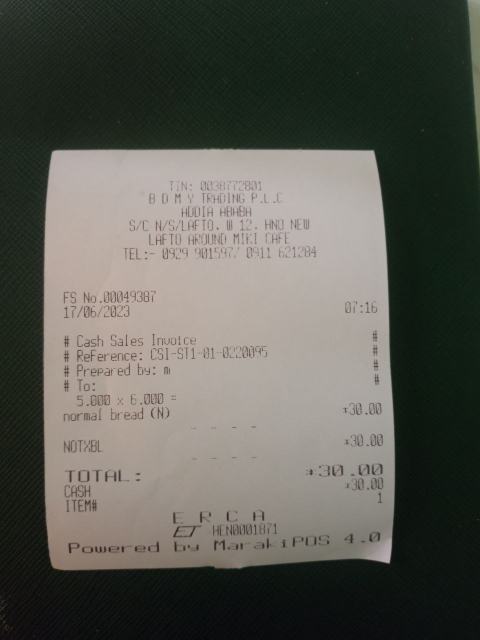
#> input picture bill9.jpg, 960 x 1280 px, found by its file name (shown at 1/2 size)
$ jupyter execute --allow-errors recipit4.ipynb   (older library calls are emulated)
#> lines starting #> are read from the running program, lines starting #| are printed output that depends on the picture; after the words box and inside, x2 and y2 are one past the last pixel; in counts of white or black regions, pixels touching at a corner belong together
[cell 1]
import re
import cv2
import pytesseract
import numpy as np
import matplotlib.pyplot as plt

from skimage.filters import threshold_local
from PIL import Image
from pytesseract import Output
from prettytable import PrettyTable

[cell 2]
#Initialise Methods

#Resize image
def opencv_resize(image, ratio):
    width = int(image.shape[1] * ratio)
    height = int(image.shape[0] * ratio)
    dim = (width, height)
    return cv2.resize(image, dim, interpolation = cv2.INTER_AREA)

#Display grey scale image
def plot_gray(image):
    plt.figure(figsize=(16,10))
    return plt.imshow(image, cmap='Greys_r')
#Display RGB colour image
def plot_rgb(image):
    plt.figure(figsize=(16,10))
    return plt.imshow(cv2.cvtColor(image, cv2.COLOR_BGR2RGB))

#We will use approxPolyDP for approximating more primitive contour shape consisting of as few points as possible
#Approximate the contour by a more primitive polygon shape
def approximate_contour(contour):
    peri = cv2.arcLength(contour, True)
    return cv2.approxPolyDP(contour, 0.032 * peri, True)

#Find 4 points of receipt
def get_receipt_contour(contours):
    # loop over the contours
    for c in contours:
        approx = approximate_contour(c)
        # if our approximated contour has four points, we can assume it is receipt's rectangle
        if len(approx) == 4:
            return approx
#Convert 4 points into lines / rect
def contour_to_rect(contour):
    pts = contour.reshape(4, 2)
    rect = np.zeros((4, 2), dtype = "float32")
    # top-left point has the smallest sum
    # bottom-right has the largest sum
    s = pts.sum(axis = 1)
    rect[0] = pts[np.argmin(s)]
    rect[2] = pts[np.argmax(s)]
    # compute the difference between the points:
    # the top-right will have the minumum difference
    # the bottom-left will have the maximum difference
    diff = np.diff(pts, axis = 1)
    rect[1] = pts[np.argmin(diff)]
    rect[3] = pts[np.argmax(diff)]
    return rect / resize_ratio
#Original receipt with wrapped perspective
def wrap_perspective(img, rect):
    # unpack rectangle points: top left, top right, bottom right, bottom left
    (tl, tr, br, bl) = rect
    # compute the width of the new image
    widthA = np.sqrt(((br[0] - bl[0]) ** 2) + ((br[1] - bl[1]) ** 2))
    widthB = np.sqrt(((tr[0] - tl[0]) ** 2) + ((tr[1] - tl[1]) ** 2))
    # compute the height of the new image
    heightA = np.sqrt(((tr[0] - br[0]) ** 2) + ((tr[1] - br[1]) ** 2))
    heightB = np.sqrt(((tl[0] - bl[0]) ** 2) + ((tl[1] - bl[1]) ** 2))
    # take the maximum of the width and height values to reach
    # our final dimensions
    maxWidth = max(int(widthA), int(widthB))
    maxHeight = max(int(heightA), int(heightB))
    # destination points which will be used to map the screen to a "scanned" view
    dst = np.array([
        [0, 0],
        [maxWidth - 1, 0],
        [maxWidth - 1, maxHeight - 1],
        [0, maxHeight - 1]], dtype = "float32")
    # calculate the perspective transform matrix
    M = cv2.getPerspectiveTransform(rect, dst)
    # warp the perspective to grab the screen
    return cv2.warpPerspective(img, M, (maxWidth, maxHeight))
#Threshold image
def bw_scanner(image):
    gray = cv2.cvtColor(image, cv2.COLOR_BGR2GRAY)
    T = threshold_local(gray, 21, offset = 5, method = "gaussian")
    return (gray > T).astype("uint8") * 255

def plot_gray(image):
    plt.figure(figsize=(16,10))
    return plt.imshow(image, cmap='Greys_r')

def plot_rgb(image):
    plt.figure(figsize=(16,10))
    return plt.imshow(cv2.cvtColor(image, cv2.COLOR_BGR2RGB))
def find_amounts(text):
    amounts = re.findall(r'\d+\.\d{2}\b', text)
    floats = [float(amount) for amount in amounts]
    unique = list(dict.fromkeys(floats))
    return unique

[cell 3]
# Sample file out of the dataset
#dummy 01 : image on white background
#dummy 02 : image on gradient backgound
#dummy 03 : random reciept
#dummy 04 : random reciept
#Hits 02 and 09
file_name = "C:\\Users\\Bekalu\\Desktop\\seleda\\bill9.jpg"

img = Image.open(file_name)
#> img is the input picture: PIL image 960x1280 RGB; mean R, G, B 90, 90.1, 82.8
img.thumbnail((800,800), Image.ANTIALIAS)
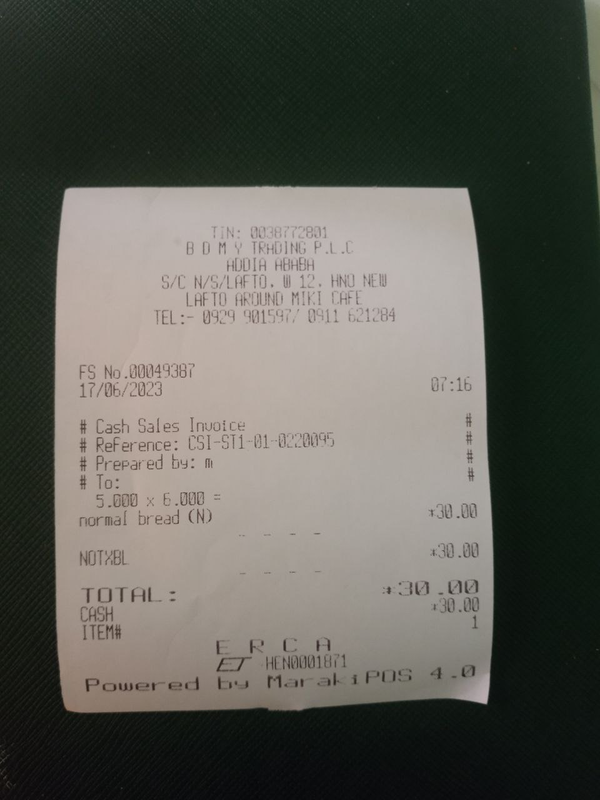
#> img: PIL image 600x800 RGB; mean R, G, B 90, 90.1, 82.8
img

[cell 4]
image = cv2.imread(file_name)

#Downscale image.
#Finding receipt contour is more efficient on a small image
resize_ratio = 500 / image.shape[0]
#> resize_ratio = 0.391
original = image.copy()
image = opencv_resize(image, resize_ratio)

[cell 5]
# Convert to grayscale for further processing
gray = cv2.cvtColor(image, cv2.COLOR_BGR2GRAY)
plot_gray(gray)

[cell 6]
blurred = cv2.GaussianBlur(gray, (5, 5), 0)
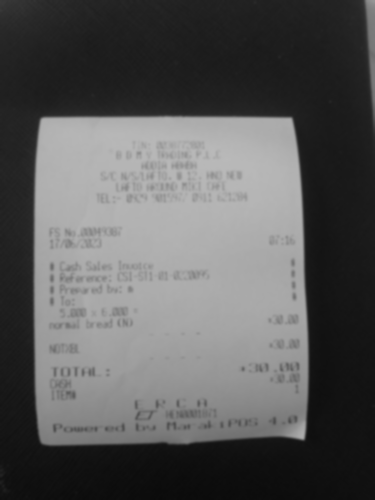
#> blurred: shape (500, 375); min 10, max 186, mean 89.2
plot_gray(blurred)

[cell 7]
# Detect white regions
rectKernel = cv2.getStructuringElement(cv2.MORPH_RECT, (9, 9))
dilated = cv2.dilate(blurred, rectKernel)
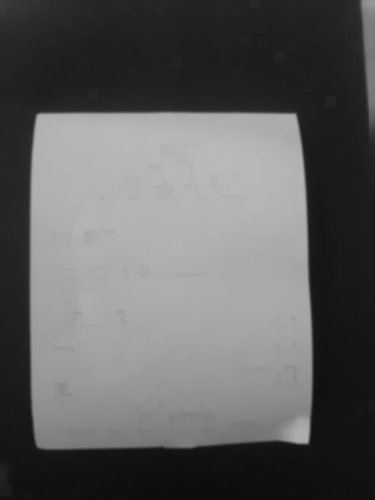
#> dilated: shape (500, 375); min 12, max 186, mean 95.7
plot_gray(dilated)

[cell 8]
edged = cv2.Canny(dilated, 50, 125, apertureSize=3)
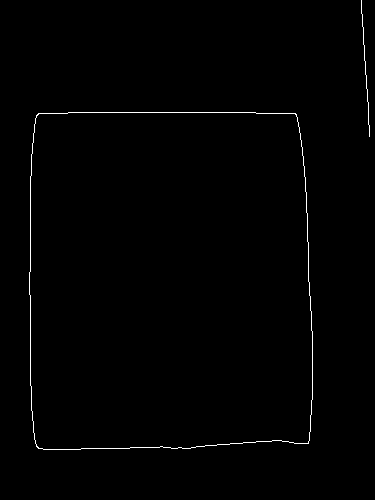
#> edged: shape (500, 375); 0.71% white in thin lines or dots, all inside (x1, y1, x2, y2) = (29, 0, 370, 450)
plot_gray(edged)

[cell 9]
contours, hierarchy = cv2.findContours(edged, cv2.RETR_TREE, cv2.CHAIN_APPROX_SIMPLE)
#> contours = 3 contours, 1 with area under 20; largest, box (x1, y1, x2, y2) and area: (29, 112, 313, 450) 92304, (29, 112, 313, 450) 92297
image_with_contours = cv2.drawContours(image.copy(), contours, -1, (0,255,0), 3)
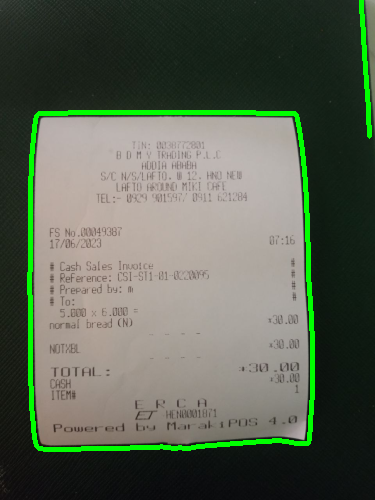
#> image_with_contours: shape (500, 375, 3); mean B, G, R 81.9, 97.9, 89.1
plot_rgb(image_with_contours)

[cell 10]
# Get 10 largest contours
largest_contours = sorted(contours, key = cv2.contourArea, reverse = True)[:1]
#> largest_contours = 1 contour; box (x1, y1, x2, y2) and area: (29, 112, 313, 450) 92304
image_with_largest_contours = cv2.drawContours(image.copy(), largest_contours, -1, (0,255,0), 3)
plot_rgb(image_with_largest_contours)
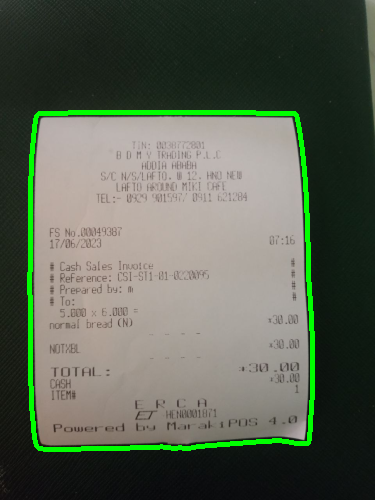
#> shown: shape (500, 375, 3); mean R, G, B 89.2, 97.1, 82
#> the loop in get_receipt_contour, `for c in contours:` made 1 pass
#> (peri in approximate_contour, approx) on pass 1: (1216.9, [[38, 113], [36, 446], [308, 443], [296, 114]])

[cell 11]
receipt_contour = get_receipt_contour(largest_contours)
#> receipt_contour = [[38, 113], [36, 446], [308, 443], [296, 114]]

[cell 12]
image_with_receipt_contour = cv2.drawContours(image.copy(), [receipt_contour], -1, (0, 255, 0), 2)
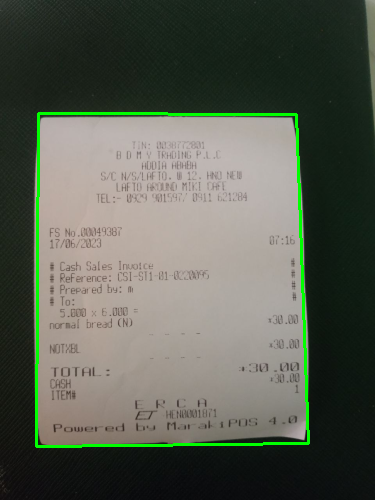
#> image_with_receipt_contour: shape (500, 375, 3); mean B, G, R 81.2, 93.2, 88.3
plot_rgb(image_with_receipt_contour)

[cell 13]
scanned = wrap_perspective(original.copy(), contour_to_rect(receipt_contour))
#> in contour_to_rect, `s = pts.sum(axis = 1)`: s = [151, 482, 751, 410]
#> in contour_to_rect, `diff = np.diff(pts, axis = 1)`: diff = [75, 410, 135, -182]
#> in wrap_perspective, `(tl, tr, br, bl) = rect`: tl = [97.28, 289.3]; tr = [757.8, 291.8]; br = [788.5, 1134.1]; bl = [92.16, 1141.8]
#> in wrap_perspective, `widthA = np.sqrt(((br[0] - bl[0]) ** 2) + ((br[1] - bl[1]) ** 2))`: widthA = 696.4
#> in wrap_perspective, `widthB = np.sqrt(((tr[0] - tl[0]) ** 2) + ((tr[1] - tl[1]) ** 2))`: widthB = 660.5
#> in wrap_perspective, `heightA = np.sqrt(((tr[0] - br[0]) ** 2) + ((tr[1] - br[1]) ** 2))`: heightA = 842.8
#> in wrap_perspective, `heightB = np.sqrt(((tl[0] - bl[0]) ** 2) + ((tl[1] - bl[1]) ** 2))`: heightB = 852.5
#> in wrap_perspective, `maxWidth = max(int(widthA), int(widthB))`: maxWidth = 696
#> in wrap_perspective, `maxHeight = max(int(heightA), int(heightB))`: maxHeight = 852
#> in wrap_perspective, `dst = np.array([ [0, 0], [maxWidth - 1, 0], [maxWidth - 1, maxHeight -..`: dst = [[0, 0], [695, 0], [695, 851], [0, 851]]
#> in wrap_perspective, `M = cv2.getPerspectiveTransform(rect, dst)`: M = [[1.06, 0.00635, -104.8], [-0.00415, 1.07, -309.4], [-1.8e-05, 6.53e-05, 1]]
#> in wrap_perspective, `return cv2.warpPerspective(img, M, (maxWidth, maxHeight))`:
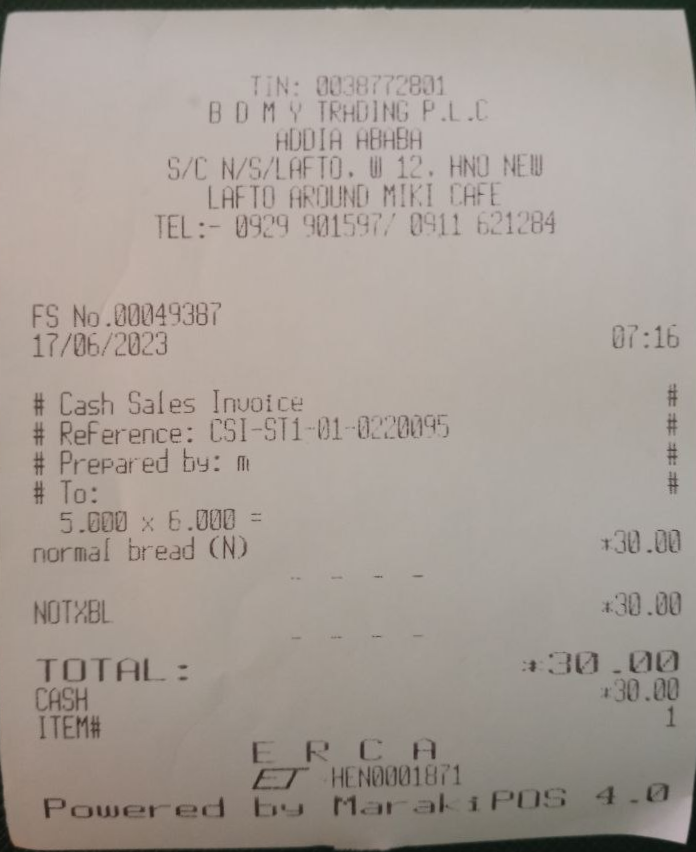
#> returned value: shape (852, 696, 3); mean of channels 0, 1, 2 149.3, 156.5, 165.5; drawn as B, G, R
plt.figure(figsize=(16,10))
plt.imshow(scanned)

[cell 14]
result = bw_scanner(scanned)
#> in bw_scanner, `T = threshold_local(gray, 21, offset = 5, method = "gaussian")`:
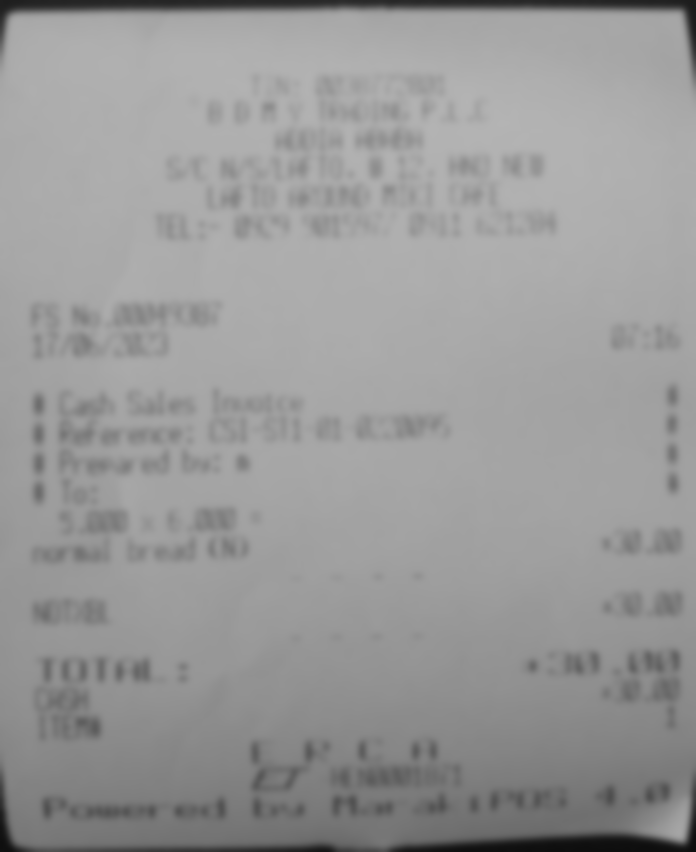
#> T: shape (852, 696) float64; min 13.29, max 180.3, mean 153.4
#> in bw_scanner, `return (gray > T).astype("uint8") * 255`:
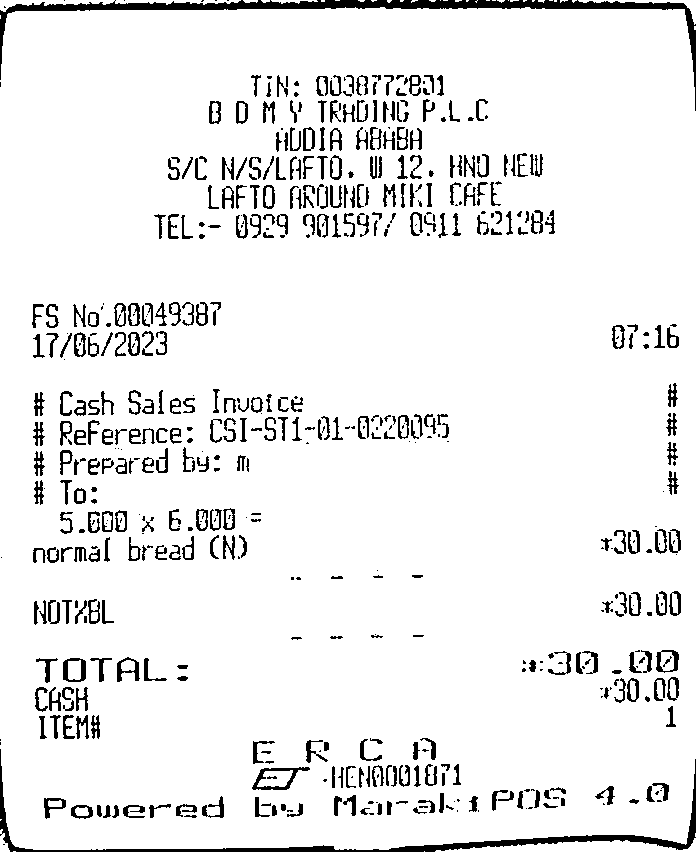
#> returned value: shape (852, 696); 92.9% white; 563 black regions (170 under 20 px), largest, box (x1, y1, x2, y2) and area: (0, 0, 696, 111) 5420, (0, 749, 696, 852) 3700, (252, 767, 310, 790) 400
plot_gray(result)

[cell 15]
file_name = "C:\\Users\\Bekalu\\Desktop\\seleda\\bill9.jpg"

img = Image.open(file_name)
img.thumbnail((800,800), Image.ANTIALIAS)
img

[cell 16]
#Save image locally
output = Image.fromarray(result)
output.save('result.png')

[cell 17]
img
file_name = "result.png"
image = cv2.imread(file_name, cv2.IMREAD_GRAYSCALE)
plot_gray(image)

#> (a cell that did not finish here is left out)

[cell 19]
custom_config = r'--oem 3 --psm 6'
#> (the rest of this cell did not finish here and is left out)

[cell 20]
#Lines to excluse on the receipt
exclusion_list = ["bank", "total", "promo", "vat", "change", "recyclable"]

#Words to ommit
remove_list = ["vit", "etc","NOTABL"]

[cell 21]
#Extract letters and numbers regex
regex_line = []
#> (the rest of this cell did not finish here and is left out)

[cell 22]
#Apply exclusion list
food_item = []
for eachLine in regex_line:
    found = False
    for exclude in exclusion_list:
        if exclude in eachLine.lower():
            found = True

    if found == False:
        food_item.append(eachLine)
print(food_item)

[cell 23]
#Word ommit
new_food_item_list = []
for item in food_item:
    for subToRemove in remove_list:
        item = item.replace(subToRemove, "")
        item = item.replace(subToRemove.upper(), "")
    new_food_item_list.append(item)
print(new_food_item_list)

[cell 24]
#Food item cost regex
food_item_cost = []
for line in new_food_item_list:
    line = line.replace(",", ".")
    cost = re.findall('\d*\.?\d+|\d*\,?\d+|',line)

    for possibleCost in cost:
        if "." in possibleCost:
            food_item_cost.append(possibleCost)
print(new_food_item_list)

[cell 25]
#Remove cost price from food item
count = 0;
only_food_items = []
for item in new_food_item_list:
    only_alpha = ""
    for char in item:
        if char.isalpha() or char.isspace():
            only_alpha += char

    only_alpha = re.sub(r'(?:^| )\w(?:$| )', ' ', only_alpha).strip()
    only_food_items.append(only_alpha)
print(only_food_items)

[cell 26]
#Removes 2 letter words from food item
#No core food item has two letters (Most cases)
food = []
for item in only_food_items:
    # getting splits
    temp = item.split()

    # omitting K lengths
    res = [ele for ele in temp if len(ele) != 2]

    # joining result
    res = ' '.join(res)

    food.append(res)
print(food)

[cell 27]
#Taulate Food Item and Cost
t = PrettyTable(['Food Item', 'Cost'])
for counter in range (0,len(food)):
    t.add_row([food[counter], food_item_cost[counter]])
print(t)

$ run again, with bill3.jpg copied over bill9.jpg
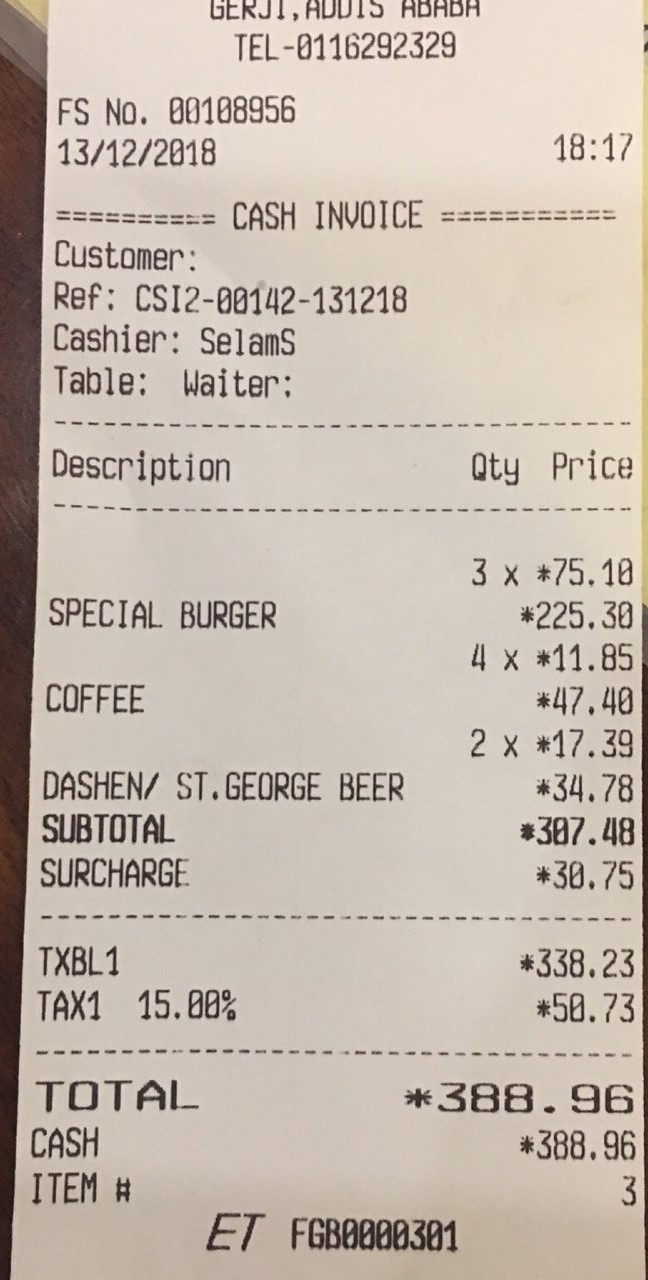
#> input picture bill3.jpg, 648 x 1280 px, found by its file name
#> img is the input picture: PIL image 648x1280 RGB; mean R, G, B 196.9, 184.8, 173.7
#> img: PIL image 405x800 RGB
#> `edged = cv2.Canny(dilated, 50, 125, apertureSize=3)`:
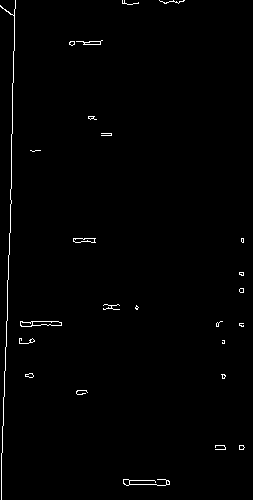
#> edged: shape (500, 253); 0.96% white in thin lines or dots
#> contours = 42 contours, 31 with area under 20; largest, box (x1, y1, x2, y2) and area: (20, 321, 62, 327) 156, (32, 321, 62, 326) 102, (73, 238, 96, 243) 72, (73, 238, 95, 243) 66, (20, 321, 33, 327) 46
#> largest_contours = 1 contour; box (x1, y1, x2, y2) and area: (20, 321, 62, 327) 156
#> the loop in get_receipt_contour, `for c in contours:` made 1 pass
#> (peri in approximate_contour, approx) on pass 1: (92.73, [[20, 321], [21, 326], [61, 325], [58, 321]])
#> receipt_contour = [[20, 321], [21, 326], [61, 325], [58, 321]]
#> s = [341, 347, 386, 379]
#> diff = [301, 305, 264, 263]
#> tl = [51.2, 821.8]; tr = [148.5, 821.8]; br = [156.2, 832]; bl = [53.76, 834.6]
#> widthA = 102.4
#> widthB = 97.28
#> heightA = 12.8
#> heightB = 13.05
#> maxWidth = 102
#> maxHeight = 13
#> dst = [[0, 0], [101, 0], [101, 12], [0, 12]]
#> M = [[-0.218, 0.0436, -24.64], [5.46e-16, -0.26, 213.7], [0.000503, -0.00156, 1]]
#> `[cell 14] result = bw_scanner(scanned) plot_gray(result)`:
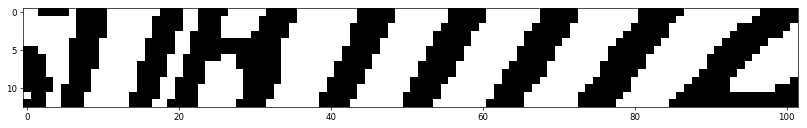
#> figure drawn by matplotlib, 1 panel
